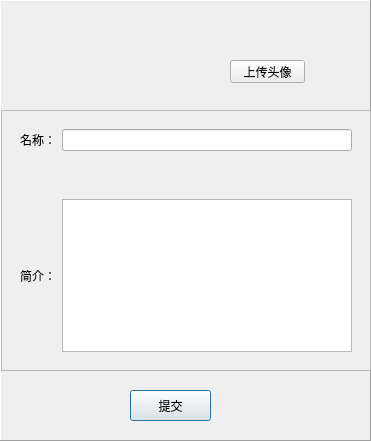
<?xml version="1.0" encoding="UTF-8"?>
<ui version="4.0">
 <class>AddGroupDialog</class>
 <widget class="QDialog" name="AddGroupDialog">
  <property name="geometry">
   <rect>
    <x>0</x>
    <y>0</y>
    <width>371</width>
    <height>441</height>
   </rect>
  </property>
  <property name="windowTitle">
   <string>Dialog</string>
  </property>
  <widget class="QFrame" name="friendInfoFrame">
   <property name="geometry">
    <rect>
     <x>0</x>
     <y>0</y>
     <width>371</width>
     <height>441</height>
    </rect>
   </property>
   <property name="frameShape">
    <enum>QFrame::Panel</enum>
   </property>
   <property name="frameShadow">
    <enum>QFrame::Raised</enum>
   </property>
   <widget class="QLabel" name="headerlabel">
    <property name="geometry">
     <rect>
      <x>140</x>
      <y>20</y>
      <width>71</width>
      <height>61</height>
     </rect>
    </property>
    <property name="text">
     <string/>
    </property>
    <property name="pixmap">
     <pixmap resource="rsrc.qrc">:/img/center.svg</pixmap>
    </property>
    <property name="scaledContents">
     <bool>true</bool>
    </property>
   </widget>
   <widget class="QPushButton" name="submitButton">
    <property name="geometry">
     <rect>
      <x>130</x>
      <y>390</y>
      <width>81</width>
      <height>31</height>
     </rect>
    </property>
    <property name="text">
     <string>提交</string>
    </property>
   </widget>
   <widget class="QScrollArea" name="scrollArea">
    <property name="geometry">
     <rect>
      <x>1</x>
      <y>110</y>
      <width>370</width>
      <height>261</height>
     </rect>
    </property>
    <property name="widgetResizable">
     <bool>true</bool>
    </property>
    <widget class="QWidget" name="scrollAreaWidgetContents">
     <property name="geometry">
      <rect>
       <x>0</x>
       <y>0</y>
       <width>368</width>
       <height>259</height>
      </rect>
     </property>
     <layout class="QVBoxLayout" name="verticalLayout">
      <item>
       <widget class="QWidget" name="widget_3" native="true">
        <layout class="QHBoxLayout" name="horizontalLayout_3">
         <item>
          <widget class="QLabel" name="label_3">
           <property name="text">
            <string>名称：</string>
           </property>
          </widget>
         </item>
         <item>
          <widget class="QLineEdit" name="nameEdit_2">
           <property name="enabled">
            <bool>true</bool>
           </property>
           <property name="maxLength">
            <number>16</number>
           </property>
          </widget>
         </item>
        </layout>
       </widget>
      </item>
      <item>
       <widget class="QWidget" name="widget_10" native="true">
        <layout class="QHBoxLayout" name="horizontalLayout_9"/>
       </widget>
      </item>
      <item>
       <widget class="QWidget" name="widget_9" native="true">
        <layout class="QHBoxLayout" name="horizontalLayout_8">
         <item>
          <widget class="QLabel" name="label_8">
           <property name="text">
            <string>简介：</string>
           </property>
          </widget>
         </item>
         <item>
          <widget class="QPlainTextEdit" name="introEdit"/>
         </item>
        </layout>
       </widget>
      </item>
     </layout>
    </widget>
   </widget>
   <widget class="QPushButton" name="headerButton">
    <property name="geometry">
     <rect>
      <x>230</x>
      <y>60</y>
      <width>75</width>
      <height>23</height>
     </rect>
    </property>
    <property name="text">
     <string>上传头像</string>
    </property>
   </widget>
  </widget>
 </widget>
 <resources>
  <include location="rsrc.qrc"/>
 </resources>
 <connections/>
</ui>
